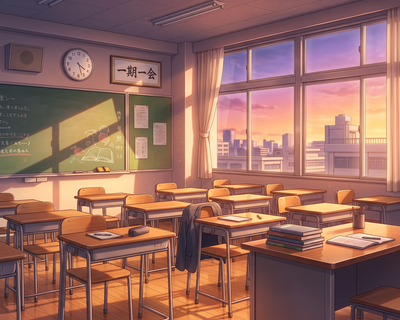
#> input picture back_400x320.png, 400 x 320 px
$ python scene_quantizer.py
#> lines starting #> are read from the running program, lines starting #| are printed output that depends on the picture
import numpy as np
from PIL import Image

##배경 이미지 1개, 캐릭터 이미지 1개를 입력으로 받아서 두 이미지의 1바이트 픽셀 배열과 256 엔트리 18비트 LUT를 생성하는 함수

def generate_scene_assets(bg_path, char_path):
#> called with bg_path = 'back_400x320.png', char_path = 'char_160x240.png'
    bg_img = Image.open(bg_path).convert('RGBA')
#> bg_img is the input picture: PIL image 400x320 RGBA; mean R, G, B, A 153.3, 107.9, 96.8, 255
    char_img = Image.open(char_path).convert('RGBA')
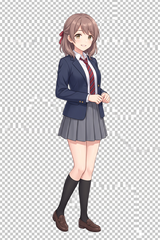
#> input picture char_160x240.png, 160 x 240 px
#> char_img is the input picture: PIL image 160x240 RGBA; mean R, G, B, A 207.5, 204.7, 205.6, 255

    # 1. 씬 전체 색상 학습용 합성 이미지 생성
    combined = Image.new('RGBA', (bg_img.width + char_img.width, max(bg_img.height, char_img.height)))
#> combined: PIL image 560x320 RGBA; every value is 0
    combined.paste(bg_img, (0, 0))
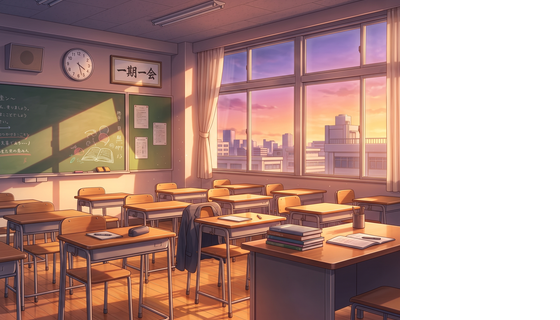
#> combined: PIL image 560x320 RGBA; mean R, G, B, A 109.5, 77.1, 69.1, 182.1; transparent parts drawn white
    combined.paste(char_img, (bg_img.width, 0), mask=char_img.split()[3])
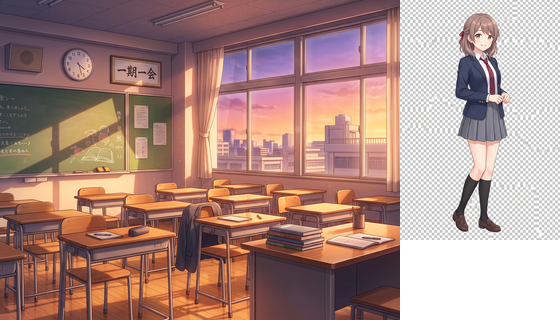
#> combined: PIL image 560x320 RGBA; mean R, G, B, A 154, 121, 113.2, 236.8; transparent parts drawn white

    # 2. 255색 통합 양자화 (method=0: MEDIANCUT 구버전 호환 상수)
    rgb_combined = Image.new('RGB', combined.size, (255, 255, 255))
#> rgb_combined: PIL image 560x320 RGB; every value is 255
    rgb_combined.paste(combined, mask=combined.split()[3])
    quantized_scene = rgb_combined.quantize(colors=255, method=0)

    # 3. 256 엔트리 18비트 LUT 생성 (0번: 투명 0x00000)
    palette_raw = quantized_scene.getpalette()[:255 * 3]
#> palette_raw = 765 values, max 255 at index 0, min 31 at index 763, mean 136.1
    lut_18bit = [0] * 256
    for i in range(255):
        r = palette_raw[i * 3] >> 2      # 8bit -> 6bit
        g = palette_raw[i * 3 + 1] >> 2  # 8bit -> 6bit
        b = palette_raw[i * 3 + 2] >> 2  # 8bit -> 6bit
        lut_18bit[i + 1] = (r << 12) | (g << 6) | b
#> this loop made 255 passes
#> (r, g, b) on passes 1 to 3: (63, 63, 63), (63, 63, 63), (63, 63, 63)
#> after the loop, lut_18bit = 256 values, max 262143 at index 1, min 0 at index 0, mean 166075.3

    # 4. 통합 팔레트 적용 (dither=1: FLOYDSTEINBERG 구버전 호환 상수)
    def convert_layer(img, is_transparent=False):
#> called with is_transparent = False
        rgb_layer = Image.new('RGB', img.size, (255, 255, 255))
#> rgb_layer: PIL image 400x320 RGB; every value is 255
        if is_transparent:
            rgb_layer.paste(img, mask=img.split()[3])
        else:
            rgb_layer.paste(img)

        quantized_layer = rgb_layer.quantize(palette=quantized_scene, dither=1)
        indexed = np.array(quantized_layer, dtype=np.uint8) + 1
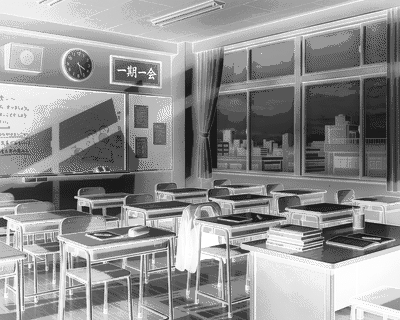
#> indexed: shape (320, 400); min 10, max 255, mean 146.2

        if is_transparent:
            alpha = np.array(img)[:, :, 3]
            indexed[alpha < 128] = 0 # 투명 영역은 0번 인덱스
        return indexed

    bg_indexed = convert_layer(bg_img, is_transparent=False)
    char_indexed = convert_layer(char_img, is_transparent=True)
#> call 2 of convert_layer, with is_transparent = True
#> in convert_layer (call 2), `rgb_layer = Image.new('RGB', img.size, (255, 255, 255))`: rgb_layer: PIL image 160x240 RGB; every value is 255
#> in convert_layer (call 2), `quantized_layer = rgb_layer.quantize(palette=quantized_scene, dither=1)`:
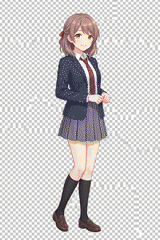
#> quantized_layer: PIL image 160x240 P; mean R, G, B 207.1, 204.4, 204.8
#> in convert_layer (call 2), `indexed = np.array(quantized_layer, dtype=np.uint8) + 1`:
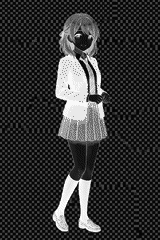
#> indexed: shape (240, 160); min 4, max 255, mean 52.2
#> in convert_layer (call 2), `alpha = np.array(img)[:, :, 3]`: alpha: shape (240, 160); every value is 255

    return bg_indexed, char_indexed, lut_18bit

def print_array_summary(name, arr, preview_rows=6, preview_cols=12):
    print(f"\n========================================================")
    print(f"[{name}] 통계 및 데이터 미리보기")
    print(f"========================================================")
    print(f"* 해상도(Size)     : {arr.shape[1]} x {arr.shape[0]} (총 {arr.size} 픽셀)")
    print(f"* 고유 인덱스 수   : {len(np.unique(arr))} 개")
    print(f"* 투명(0번) 픽셀 수: {np.sum(arr == 0)} 개")
    print(f"\n[좌측 상단 ({preview_cols}x{preview_rows}) 픽셀 인덱스 미리보기]")

    for y in range(min(preview_rows, arr.shape[0])):
        row_str = " ".join([f"{arr[y, x]:3d}" for x in range(min(preview_cols, arr.shape[1]))])
        print(f"  Row {y:03d} | {row_str} ...")
    print("  ...")

def print_cpp_lut(lut):
    print(f"\n========================================================")
    print(f"[PPU 18-bit 통합 LUT (C++ 배열 코드)]")
    print(f"========================================================")
    print("const uint32_t scene_lut[256] = {")
    for i in range(0, 256, 8):
        line = ", ".join([f"0x{val:05X}" for val in lut[i:i+8]])
        print(f"    {line},")
    print("};\n")

if __name__ == "__main__":
    bg_idx, char_idx, scene_lut = generate_scene_assets("back_400x320.png", "char_160x240.png")
#> scene_lut has the same summary as lut_18bit in generate_scene_assets

    print_cpp_lut(scene_lut)
#> the loop in print_cpp_lut, `for i in range(0, 256, 8):` made 32 passes
#|     0x00000, 0x3FFFF, 0x3FFFF, 0x3FFFF, 0x3FFFF, 0x3EFBE, 0x3EFBE, 0x3DF7D,
#|     0x3DF7D, 0x3CF3C, 0x3CF3B, 0x3BEFB, 0x3BEFB, 0x3AEBA, 0x3AEBA, 0x39E79,
#|     0x39E79, 0x39E39, 0x38E38, 0x38E38, 0x38E38, 0x38E37, 0x37E37, 0x37DF7,
#|     0x3FE73, 0x3FE2A, 0x3FDEB, 0x3FDE6, 0x3CE32, 0x38DF5, 0x36DF6, 0x38DB4,
#|     0x36DB6, 0x3FD6C, 0x3ECEC, 0x36DB6, 0x3AD2F, 0x35D75, 0x3FD66, 0x3FCE5,
#|     0x3ECE6, 0x35D75, 0x34D34, 0x34D34, 0x33CF3, 0x33CF3, 0x32CB2, 0x3EC28,
#|     0x3BC28, 0x3FC62, 0x3FBE1, 0x3BBE2, 0x3EB27, 0x39B27, 0x3FB5F, 0x3BB21,
#|     0x3EAA7, 0x3DA27, 0x38AA6, 0x38A2A, 0x3EA58, 0x3D9D6, 0x3AA5F, 0x399DC,
#> (further printed lines are left out)
    print_array_summary("배경 이미지 (Background)", bg_idx)
#| * 해상도(Size)     : 400 x 320 (총 128000 픽셀)
#| * 고유 인덱스 수   : 226 개
#| * 투명(0번) 픽셀 수: 0 개
#> the loop in print_array_summary, `for y in range(min(preview_rows, arr.shape[0])):` made 6 passes
#> (printed output is left out)
    print_array_summary("캐릭터 이미지 (Character)", char_idx)
#| * 해상도(Size)     : 160 x 240 (총 38400 픽셀)
#| * 고유 인덱스 수   : 188 개
#| * 투명(0번) 픽셀 수: 0 개
#> the loop in print_array_summary (call 2), `for y in range(min(preview_rows, arr.shape[0])):` made 6 passes
#> (printed output is left out)
